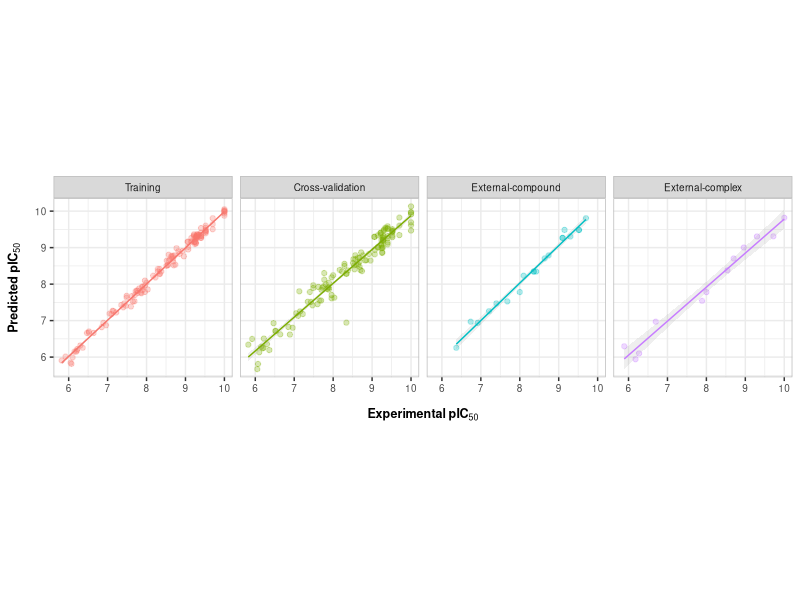

The R source for this figure:
library(ggplot2)

data <- read.csv("PDE_results.csv")
df<- data.frame(data)

df$definition <- factor(df$definition,
                       levels = c("Training", "Cross-validation", "External-compound", "External-complex"))

ggplot(df, aes(x=df$pIC50, y=df$pIC50_pred, color=definition)) + 
  geom_point(alpha=0.3) +
  geom_smooth(method=lm, size=0.5, alpha=0.15) +   # Add linear regression line (by default includes 95% confidence region) 
  theme_bw() +
  theme(aspect.ratio=1,
        panel.border = element_rect(colour="#BBBBBB"),
        strip.background = element_rect(colour="#BBBBBB"),
        text = element_text(size=9),
        axis.title.x = element_text(face="bold", margin = margin(t=10)),
        axis.title.y = element_text(face="bold", margin = margin(r=8)),
        legend.position="none") +
  xlab(expression(bold(Experimental~pIC[50]))) + 
  ylab(expression(bold(Predicted~pIC[50]))) +             
  facet_grid(. ~ definition)

